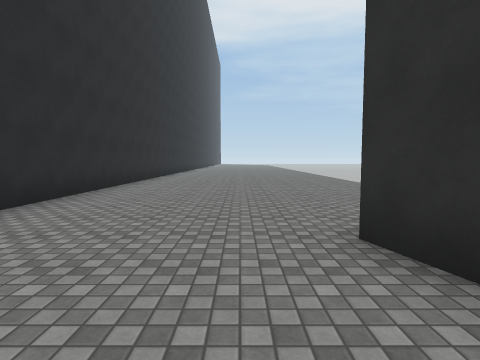
View 1 (above)

21 first-person views from a walk through a 3-D level made in the Unity game engine. The camera is 1.4 m above the floor, tilts 4° down and sees 80° across. The floor is counted in squares, 2 m on a side. Each view is taken from the middle of a square. On the plan, view 1 faces up. The plan holds only what a view shows up to about 10 squares ahead; the rest is blank. The place goes on beyond the plan. Surface patterns are stand-ins for the level's own textures.

View 2
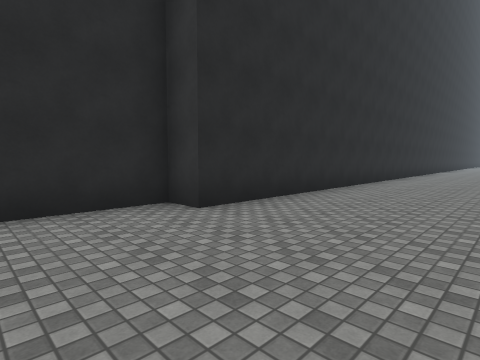

View 3
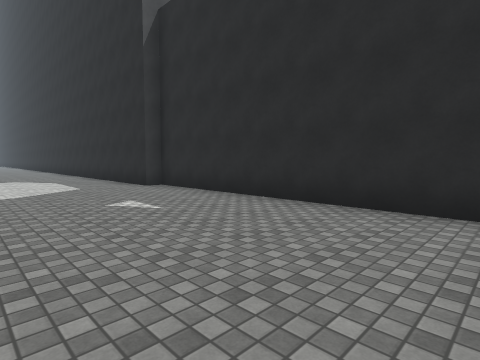

View 4
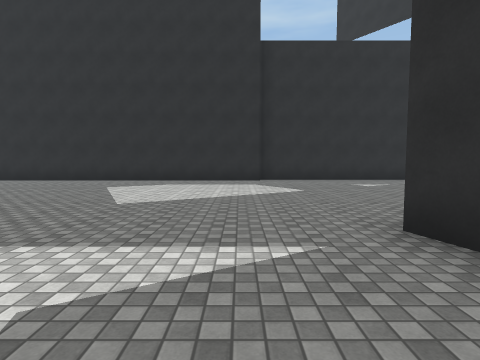

View 5
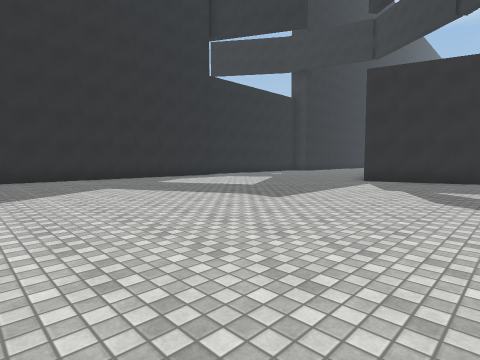

View 6
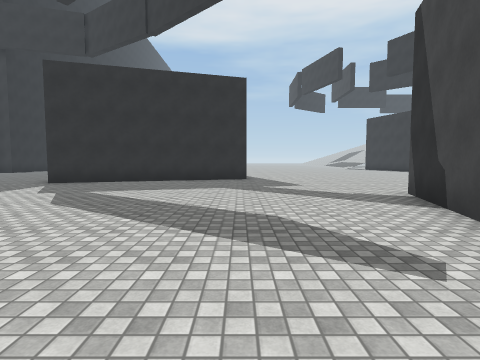

View 7
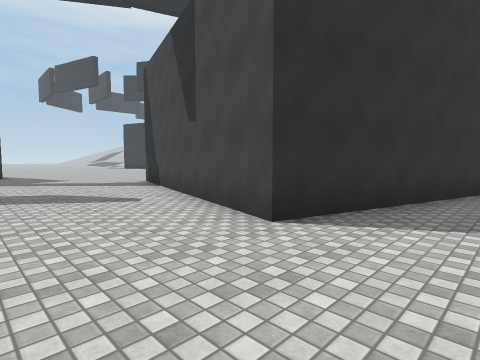

View 8
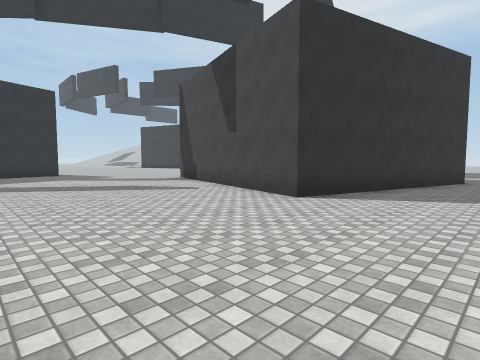

View 9
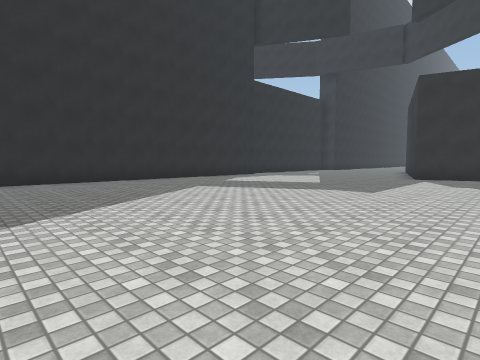

View 10
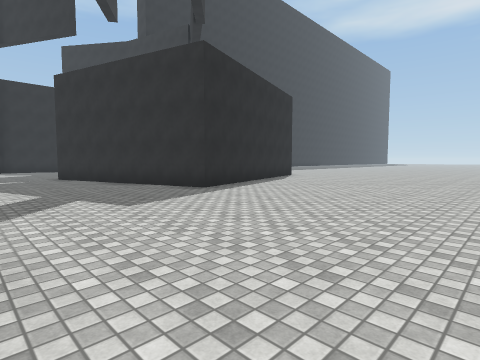

View 11
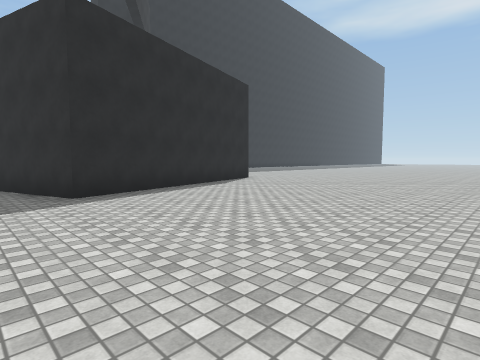

View 12
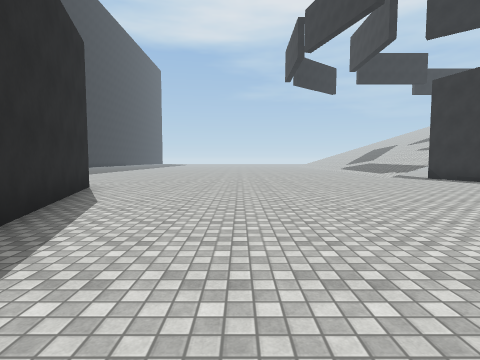

View 13
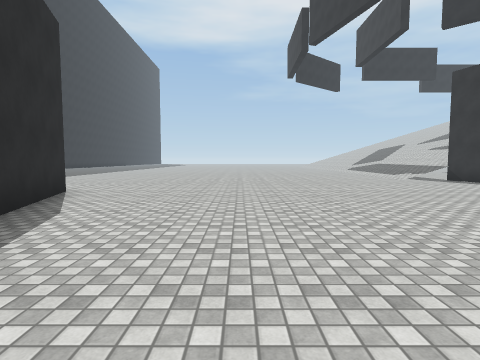

View 14
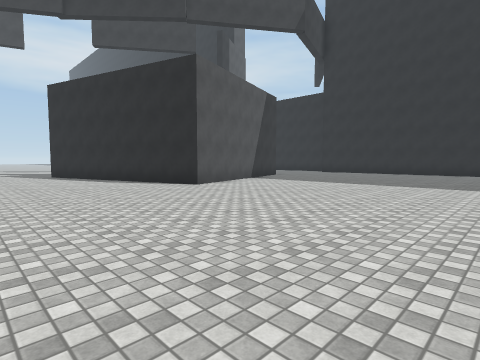

View 15
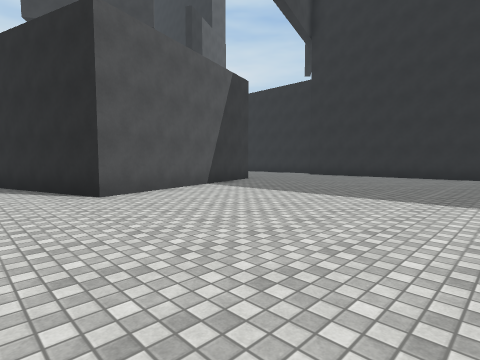

View 16
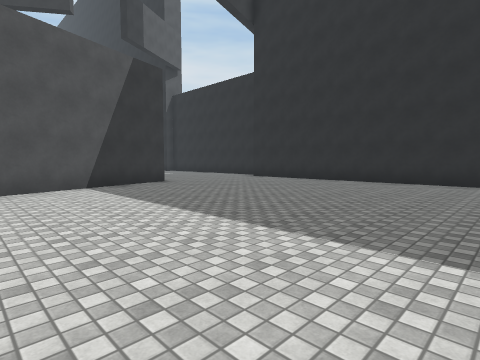

View 17
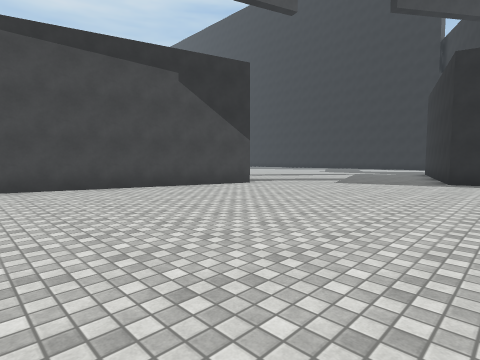

View 18
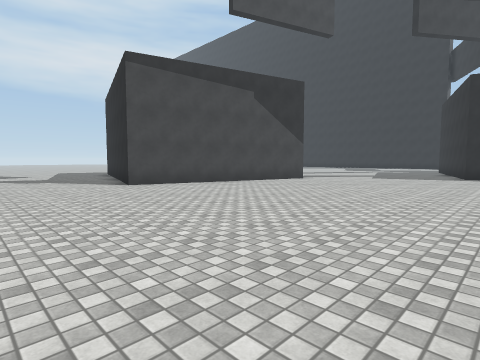

View 19
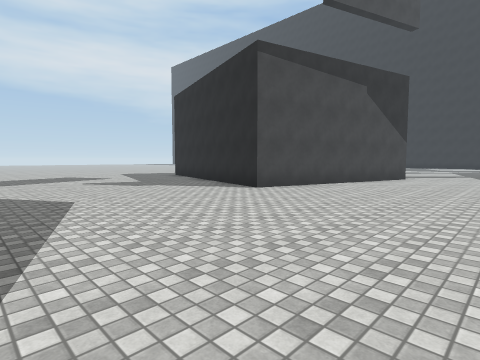

View 20
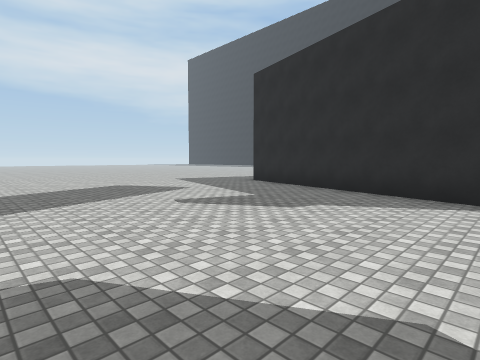

View 21
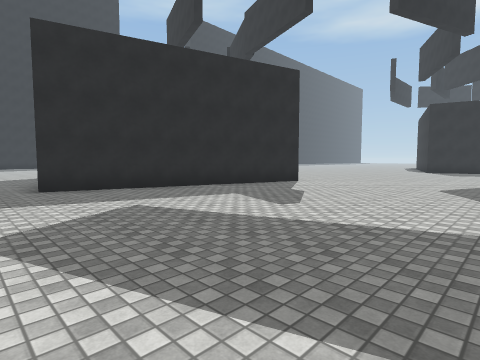

### Floor plan
Points are (right, up) in squares from view 1. A wall is a line through its corners. A room is listed if a view was taken in it or the views show most of it. See-through windows are left out.
Room 1 (views 1, 2, 3, 4, 5, 6, 7, 8, 9, 10, 11, 12, 13, 14, 15, 16, 17, 18, 19, 20, 21)
walls: (12.5, -7.1) (18.6, -8.8) (16.6, -15.7) (10.5, -14) (12.5, -7.1); (1.4, 1.5) (1.1, 2.5) (7.1, 4.4) (9.2, -2.5) (3.1, -4.4); (18.7, 6.1) (18.1, 7.9); (-3.7, -5.3) (-3.7, -15.3); (-3.3, 10.9) (-3.3, 2.5) (-4.2, 2.5) (-4.2, -5.3)

Positions as (right, up) in squares from view 1, and headings:
1: (0, 0), facing up
2: (0, 0), facing up-left
3: (0, 2), facing down-left
4: (6, -6), facing left
5: (7, -14), facing up-left
6: (9, -13), facing up
7: (8, -16), facing up-right
8: (6, -17), facing up-right
9: (6, -16), facing up-left
10: (15, -7), facing up-left
11: (15, -4), facing up-left
12: (11, -3), facing up
13: (11, -2), facing up
14: (12, 11), facing down-left
15: (9, 10), facing down-left
16: (6, 11), facing down-left
17: (19, -1), facing down-left
18: (22, -1), facing down-left
19: (24, -4), facing down-left
20: (24, -9), facing down-left
21: (24, -17), facing up-left
